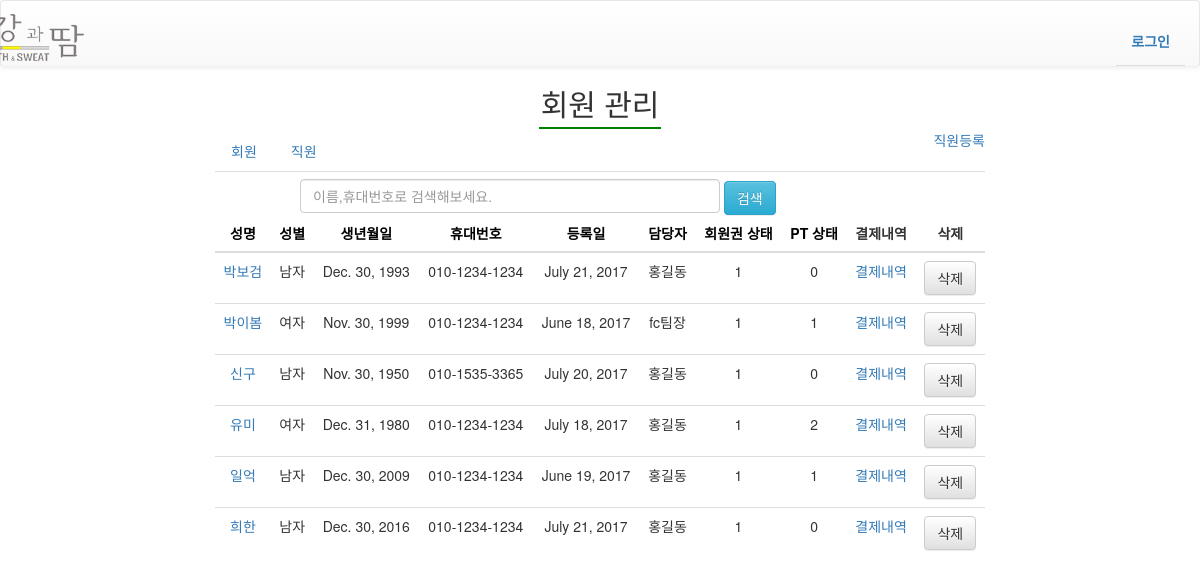
The app's page /management/member_management/, older data.
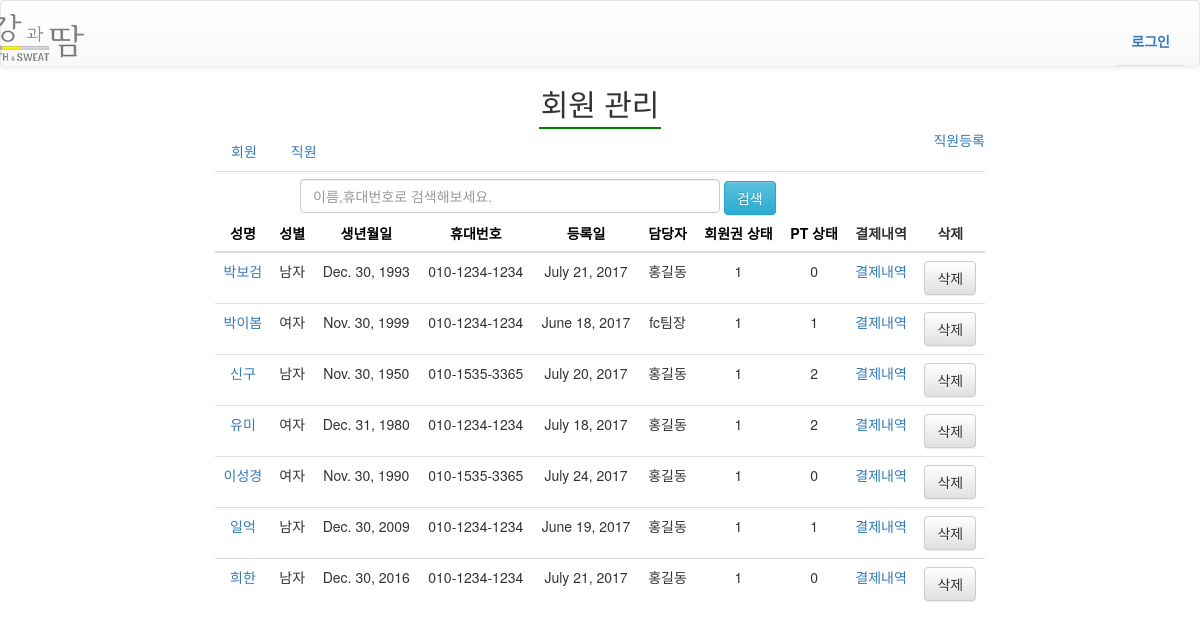
The same page, newer data.
### staff/models.py (models this page shows, shortened)
class Member(models.Model):
    SEX_CHOICES = (
        ('M','남자'),
        ('F','여자'),
    )
    STATUS_CHOICES = (
        ('new','신규'),
        ('re','재등록'),
        )
    division = models.CharField(max_length=12, default="new", verbose_name='회원구분')
    name = models.CharField(max_length=24, verbose_name='성명')
    birth = models.DateField(null=True,help_text='Ex) 1980-06-30',verbose_name='생년월일')
    phone_regex = RegexValidator(regex=r'^\d{2,3}-\d{3,4}-\d{4}$', message="휴대폰 양식으로 써주세요.")
    phone_num = models.CharField(validators=[phone_regex], max_length=32, null=True, help_text='Ex) 010-1234-1234',verbose_name='휴대번호')
    address = models.CharField(max_length=64,blank=True, null=True,verbose_name='주소')
    sex = models.CharField(max_length=12, verbose_name='성별',null=True)
    registered_date = models.DateField(blank=True, default=timezone.now, verbose_name='등록일')
    start_date = models.DateField(default=timezone.now, blank=True, verbose_name='시작일')
    end_date = models.DateField(blank=True, verbose_name='회원권종료일')
    staff = models.ForeignKey(settings.AUTH_USER_MODEL, null=True, related_name='members', on_delete=models.SET_NULL)
    type_choice = models.CharField(max_length=12,default='피트니스',verbose_name='종류선택')
    rating = models.CharField(max_length=12, default='Bronze',verbose_name='등급')
    period_fitness = models.CharField(max_length=12,null=True, blank=True,verbose_name='피트니스기간', help_text='피트니스를 선택하신분만 선택해주세요.')
    period_pilates = models.CharField(max_length=12, null=True, blank=True,verbose_name='필라테스기간', help_text='필라테스를 선택하신분만 선택해주세요.')
    period_both = models.CharField(max_length=12, null=True, blank=True, verbose_name="피트니스+필라테스기간")
    locker=models.CharField(max_length=12,blank=True,null=True,verbose_name='추가사항', help_text='락카를 쓰실 분만 선택해주세요. 헬스락카는 H, 골프락카는 G')
    period_locker=models.IntegerField(null=True,blank=True, verbose_name='락카개월수', help_text='락카를 쓰실 분만 입력해주세요. 락카를 사용할 개월수를 적어주세요.')
    cautions = models.CharField(max_length=128,blank=True,verbose_name='병력및주의사항')
    exercise_time = models.CharField(max_length=12, blank=True,verbose_name='운동시간대')
    visit_path = models.CharField(max_length=12, blank=True,verbose_name='방문경로')
    membership_amount = models.DecimalField(max_digits=10,decimal_places=0, default=0 ,verbose_name='회원권 금액')
    locker_amount = models.DecimalField(max_digits=10,decimal_places=0, default=0 ,verbose_name='락카 금액')
    payment_amount = models.DecimalField(max_digits=10,decimal_places=0, default=0 ,verbose_name='결제금액')
    payment_method = models.CharField(max_length=12,default='카드',verbose_name='결제방식')
    note = models.TextField(blank=True, null=True, verbose_name='비고란')
    SESSION_CHOICES = (
        ('10세션/60일','10세션/60일'),
        ('20세션/90일','20세션/90일'),
    )
    Trainer = models.ForeignKey(settings.AUTH_USER_MODEL, null=True, blank=True, related_name='PT_members', on_delete=models.SET_NULL)
    registered_session = models.IntegerField(null=True, blank=True,verbose_name='등록세션')
    PT_payment_amount = models.DecimalField(max_digits=10, decimal_places=0, null=True, blank=True, default=0,verbose_name='PT결제금액')
    PT_payment_method = models.CharField(max_length=12, null=True, blank=True ,verbose_name='PT결제방식')
    unitprice = models.DecimalField(max_digits=10, decimal_places=0, blank=True, null=True, verbose_name='1회세션단가')
    period_PT = models.CharField(max_length=12,blank=True, null=True,verbose_name='강습기간')
    PT_registered_date = models.DateField(null=True, blank=True, verbose_name='PT등록일')
    OT_used_session = models.IntegerField(blank=True, null=True, default=0, verbose_name='OT 횟수')
    used_session = models.IntegerField(blank=True, null=True, default=0, verbose_name='사용한 세션')
    re_registered = models.BooleanField(blank=True, default=False, verbose_name='PT재등록 여부')
    Membership_status = models.IntegerField(blank=True, null=True, default=1)#1이면 활성, 0면 비활성(만료). 환불시 2
    PT_status = models.IntegerField(blank=True, null=True, default=0)#1이면 활성, 0면 비활성(만료). 환불시 2
    def __str__(self):
        return self.name

### authentication/models.py (models this page shows)
class User(AbstractUser):
    sex = models.CharField(max_length=12, verbose_name='성별',null=True)
    birth = models.DateField(null=True, blank=True)
    phone_num = models.CharField(max_length=32, null=True, help_text='Ex) 010-1234-1234',verbose_name='휴대번호')
    teamleader = models.BooleanField(blank=True, default=False, verbose_name='팀장 여부')
    basic_salary = models.DecimalField(max_digits=10, decimal_places=0, default=0 ,verbose_name='기본급')
    pilates_GX = models.CharField(max_length=32, blank=True, null=True, help_text='필라테스 gx정책',verbose_name='필라테스 GX정책')
    pilates_PT = models.CharField(max_length=32, blank=True, null=True, help_text='필라테스 PT정책',verbose_name='필라테스 PT정책')

### management/views.py (the view)
# urls.py: url(r'^member_management/payment_history/(?P<member_id>\d+)/$', views.payment_history, name='payment_history'),
def member_management(request):
    order_by = request.GET.get('order_by', 'name')
    staff_order_by = request.GET.get('staff_order_by', 'groups')
    member_list = Member.objects.all().order_by(order_by)
    staff_list = User.objects.all().order_by(staff_order_by)
    context = {
        'staff_list':staff_list,
        'member_list' : member_list,
    }
    return render(request, 'management/member_management.html', context)

### management/templates/management/member_management.html (shortened to what this page needs)
{% extends "navbar.html" %}
{% load crispy_forms_tags %}
{% block content %}
<h2 class="text-center"><span class="header">회원 관리</span></h2>
<div class="col-xs-8 col-xs-offset-2">
<a style="float:right;" href="{% url 'authentication:staff_register' %}">직원등록</a>
<div class="section-title tab-menu">
    <ul class="nav nav-tabs" role="tablist">
        <li role="presentation"><a href="#members" data-toggle="tab">회원</a></li>
        <li role="presentation"><a href="#staffs" data-toggle="tab">직원</a></li>
   </ul>
</div>
<div class="tab-content">
    <div role="tabpanel" class="tab-pane fade in active" id="members">
        <div id="search" style="margin:0 auto;">
            <form id="search" method="GET" action="{% url 'management:member_search' %}">
                <input type="text" class="form-control search_web" placeholder="이름,휴대번호로 검색해보세요." name='q' value="{{ q }}" style="display:inline-block; width:70%">
                <button type="submit" class="btn btn-info" value="검색" >검색</button>
            </form>
        </div>
        <table class='table text-center'>
            <thead>
                <tr>
                    <th><a class="order" href="?order_by=name">성명</a></th>
                    <th><a class="order" href="?order_by=sex">성별</a></th>
                    <th><a class="order" href="?order_by=birth">생년월일</a></th>
                    <th><a class="order" href="?order_by=phone_num">휴대번호</a></th>
                    <th><a class="order" href="?order_by=registered_date">등록일</a></th>
                    <th><a class="order" href="?order_by=staff">담당자</a></th>
                    <th><a class="order" href="?order_by=Membership_status">회원권 상태</a></th>
                    <th><a class="order" href="?order_by=PT_status">PT 상태</a></th>
                    <th>결제내역</th>
                    <th>삭제</th>
                </tr>
            </thead>
            <tbody>
                {% load el_pagination_tags %}
                {% for member in member_list %}
                <tr>
                    <td><a href="{% url "management:edit_member" member.id %}">{{ member }}</a></td>
                    <td>{{ member.sex }}</td>
                    <td>{{ member.birth }}</td>
                    <td>{{ member.phone_num }}</td>
                    <td>{{ member.start_date}}</td>
                    <td>{{ member.staff }}</td>
                    <td>{{ member.Membership_status }}</td>
                    <td>{{ member.PT_status }}</td>
                    <td><a href="{%url "management:payment_history" member.id %}">결제내역</a></td>
                    <td><a class="btn btn-default" data-toggle="modal" data-target="#delete{{member.id}}">삭제</a></td>
                </tr>
                {% endfor %}
            </tbody>
        </table>
        <div class='text-center' style='font-size: 11pt'>
        </div>
    </div>
</div>
</div>
{% endblock %}

Row changes from the older to the newer data that the page shows:
changed Member "신구": PT_status "0" → "2"
added Member: name "이성경", sex "여자", birth "Nov. 30, 1990", phone_num "010-1535-3365", start_date "July 24, 2017", staff "홍길동", Membership_status "1", PT_status "0"
